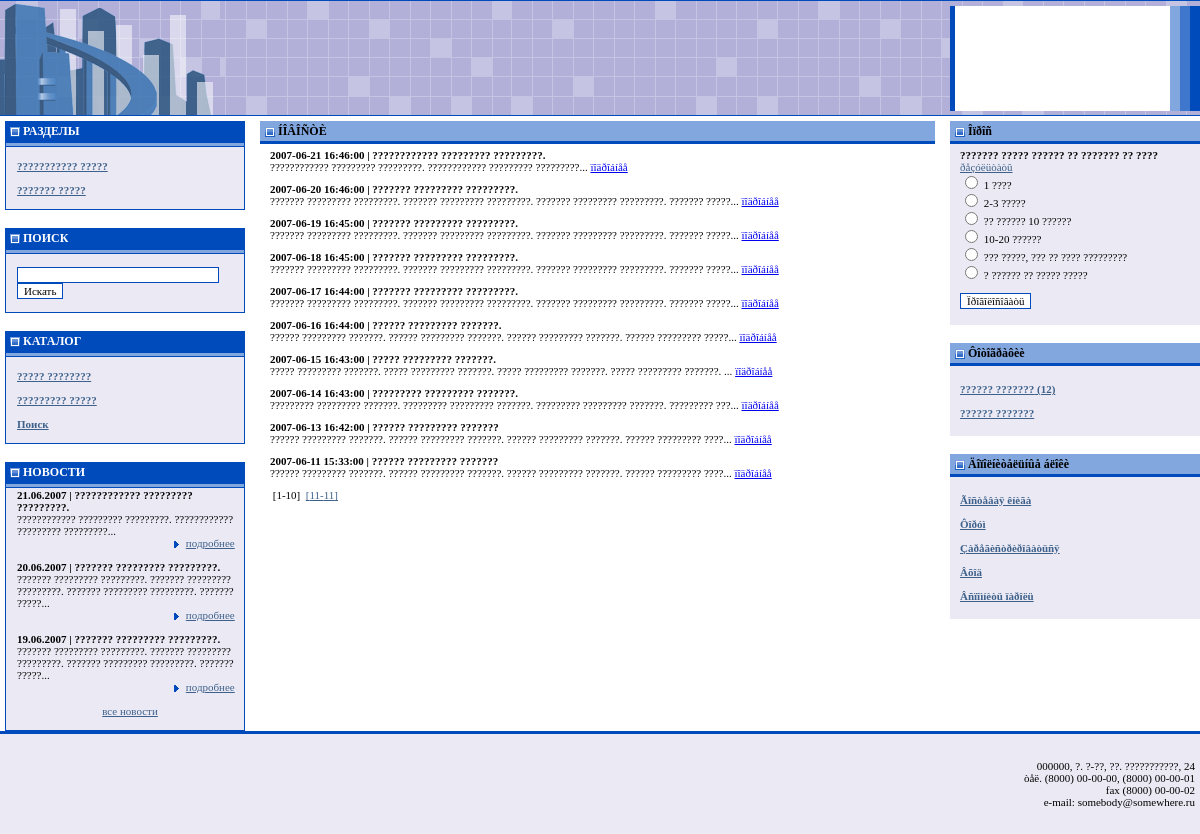
The app's page /source/news.php with its own data.
### tables this page shows
CREATE TABLE system_menu_catalog (
  id_catalog int(11) NOT NULL auto_increment,
  `name` tinytext NOT NULL,
  description text NOT NULL,
  keywords tinytext NOT NULL,
  modrewrite tinytext NOT NULL,
  pos int(11) NOT NULL default '0',
  hide enum('show','hide') NOT NULL default 'show',
  id_parent int(11) NOT NULL default '0',
  PRIMARY KEY  (id_catalog)
);

CREATE TABLE system_catalog (
  id_catalog int(11) NOT NULL auto_increment,
  `name` tinytext NOT NULL,
  description text NOT NULL,
  keywords tinytext NOT NULL,
  modrewrite tinytext NOT NULL,
  pos int(11) NOT NULL default '0',
  hide enum('show','hide') NOT NULL default 'show',
  id_parent int(11) NOT NULL default '0',
  PRIMARY KEY  (id_catalog)
);

CREATE TABLE system_news (
  id_news int(11) NOT NULL auto_increment,
  `name` tinytext NOT NULL,
  body text NOT NULL,
  putdate datetime NOT NULL default '0000-00-00 00:00:00',
  url tinytext NOT NULL,
  urltext tinytext NOT NULL,
  urlpict tinytext NOT NULL,
  hide enum('show','hide') NOT NULL default 'show',
  PRIMARY KEY  (id_news),
  FULLTEXT KEY `name` (`name`,body)
);

CREATE TABLE system_poll (
  id_catalog int(11) NOT NULL auto_increment,
  `name` text,
  archive enum('archive','active') NOT NULL default 'archive',
  hide enum('show','hide') NOT NULL default 'show',
  putdate datetime default NULL,
  PRIMARY KEY  (id_catalog)
);

CREATE TABLE system_poll_answer (
  id_position int(10) NOT NULL auto_increment,
  `name` text,
  pos int(4) default NULL,
  hits int(11) default NULL,
  id_catalog int(11) default NULL,
  PRIMARY KEY  (id_position)
);

CREATE TABLE system_photo_catalog (
  id_catalog int(11) NOT NULL auto_increment,
  `name` tinytext NOT NULL,
  description text NOT NULL,
  hide enum('show','hide') NOT NULL default 'show',
  pos int(11) NOT NULL,
  PRIMARY KEY  (id_catalog)
);

### source/news.php (the view, shortened to what the rows shown need)
<?php
  require_once("config/config.php");
  require_once("dmn/utils/utils.print_page.php");
  try
  {
    if(empty($_GET['id_news']))
    {
      $pnumber = 10;
      $page_link = 3;
      $obj = new pager_mysql($tbl_news,
                             "",
                             "ORDER BY putdate DESC",
                             $pnumber,
                             $page_link);
      require_once ("templates/top.php");
      $news = $obj->get_page();
      if(!empty($news))
      {
        $patt = array("[b]", "[/b]", "[i]", "[/i]");
        $repl = array("", "", "", "");
        $pattern_url = "|\[url[^\]]*\]|";
        $pattern_b_url = "|\[/url[^\]]*\]|";
        for($i = 0; $i < count($news); $i++)
        {
          if(strlen($news[$i]['body']) > 100)
          {
            $news[$i]['body'] = substr($news[$i]['body'], 0, 100)."...";
            $news[$i]['body'] = str_replace($patt,
                                            $repl, $news[$i]['body']);
            $news[$i]['body'] = preg_replace($pattern_url,
                                             "", $news[$i]['body']);
            $news[$i]['body'] = preg_replace($pattern_b_url,
                                             "", $news[$i]['body']);
          }
          echo "<div class=main_txt><b>".$news[$i]['putdate']." | ".
                print_page($news[$i]['name'])."</b>
                <br>".print_page($news[$i]['body'])."
                <a href=\"news.php?id_news=".$news[$i]['id_news']."\" >
                   ïîäðîáíåå
                 </a>
                <br></div>";
        }
      }
    }
    require_once ("templates/bottom.php");
  }
  catch(ExceptionMySQL $exc)
  {
    require_once("exception_mysql_debug.php");
  }
  catch(ExceptionMySQL $exc)
  {
    require_once("exception_mysql_debug.php");
  }
  catch(ExceptionMember $exc)
  {
    require_once("exception_member_debug.php");
  }
?>

### source/templates/top.php (shortened to what the rows shown need)
<?php
  require_once("config/config.php");
  require_once("dmn/utils/utils.print_page.php");
?>
<html>
<head>
<link href="site.css" rel="stylesheet" type="text/css">
</head>
<body bgcolor="#FFFFFF" text="#000000" topmargin="0" bottommargin="0" rightmargin="0" leftmargin="0" marginwidth="0" marginheight="0">
<table width="100%" height="100%" border="0" cellpadding="0" cellspacing="0">
<tr>
<td valign="top">
<table width="100%" border="0" cellspacing="0" cellpadding="0">
<tr>
<td width="250" align="center" valign="top" style="padding-top: 5px;">
<table width="240" border="0" cellpadding="0" cellspacing="0" bgcolor="#004BBC">
<tr>
<td>
<table width="100%" border="0" cellspacing="1" cellpadding="1">
<tr>
<tr>
<td bgcolor="#EBEAF4">
<table width="100%" border="0" cellspacing="0" cellpadding="0">
<tr>
  <td width="100%" height="25" align="left" class="in_input_txt"><br>
  <?php
    $query = "SELECT * FROM $tbl_catalog
              WHERE hide = 'show' AND id_parent = 0
              ORDER BY pos";
    $cat = mysql_query($query);
    if(mysql_num_rows($cat))
    {
      while($catalog = mysql_fetch_array($cat))
      {
        echo "<b><a href=index.php?id_catalog=$catalog[id_catalog]
                    class=\"rightpanel_lnk\">$catalog[name]</a></b><br><br>";
      }
    }
  ?>
  </td>
</tr>
</table>
</td>
</tr>
</table>
</td>
</tr>
</table>
<br>
<br>
<table width="240" border="0" cellpadding="0" cellspacing="0" bgcolor="#004BBC">
<tr>
<td>
<table width="100%" border="0" cellspacing="1" cellpadding="1">
<tr>
<tr>
<td bgcolor="#EBEAF4">
<table width="100%" border="0" cellspacing="0" cellpadding="0">
<tr>
  <td width="100%" height="25" align="left" class="in_input_txt"><br>
  <?php
    $query = "SELECT * FROM $tbl_cat_catalog
              WHERE hide = 'show' AND id_parent = 0
              ORDER BY pos";
    $cat = mysql_query($query);
    if(mysql_num_rows($cat))
    {
      while($catalog = mysql_fetch_array($cat))
      {
        echo "<b><a href=index.php?id_catalog=$catalog[id_catalog]
                    class=\"rightpanel_lnk\">$catalog[name]</a></b><br><br>";
      }
      echo "<b><a href=catalog_search.php
                  class=\"rightpanel_lnk\">Поиск</a></b><br><br>";
    }
  ?>
  </td>
</tr>
</table>
</td>
</tr>
</table>
</td>
</tr>
</table>
<br>
<table width="240" border="0" cellpadding="0" cellspacing="0" bgcolor="#004BBC">
<tr>
<td>
<table width="100%" border="0" cellspacing="1" cellpadding="1">
<tr>
<tr>
<td bgcolor="#EBEAF4">
<table width="100%" border="0" cellspacing="0" cellpadding="0">
<tr>
  <td width="100%" height="25" align="left" class="in_input_txt">
  <?php
    $query = "SELECT id_news,
                     name,
                     body,
                     DATE_FORMAT(putdate,'%d.%m.%Y') as putdate_format,
                     url,
                     urltext,
                     urlpict,
                     hide
              FROM $tbl_news
              WHERE hide = 'show'
              ORDER BY putdate DESC
              LIMIT 3";
    $new = mysql_query($query);
    if(mysql_num_rows($new))
    {
      $patt = array("[b]", "[/b]", "[i]", "[/i]");
      $repl = array("", "", "", "");
      $pattern_url = "|\[url[^\]]*\]|";
      $pattern_b_url = "|\[/url[^\]]*\]|";
      while($news_up = mysql_fetch_array($new))
      {
        if(strlen($news_up['body']) > 100)
        {
          $news_up['body'] = substr($news_up['body'], 0, 100)."...";
          $news_up['body'] = str_replace($patt, $repl, $news_up['body']);
          $news_up['body'] = preg_replace($pattern_url, "", $news_up['body']);
          $news_up['body'] = preg_replace($pattern_b_url, "", $news_up['body']);
        }
        echo "<b>$news_up[putdate_format] | ".print_page($news_up['name'])."</b>
            <br>
            ".print_page($news_up['body'])."
            <div align=\"right\">
              <a href=\"news.php?id_news=$news_up[id_news]\"
                 class=\"rightpanel_lnk\">
                 <img src=\"dataimg/dot_lnk.gif\" hspace=\"6\" border=\"0\" align=\"absmiddle\">подробнее</a>&nbsp;&nbsp;&nbsp;
            </div>
            <br>";
      }
    }
    echo "<div align=\"center\">
            <a href=\"news.php\"
               class=\"rightpanel_lnk\">все новости</a><br>
          </div><br>";
  ?>
  </td>
</tr>
</table>
</td>
</tr>
</table>
</td>
</tr>
</table>
</td>
<td valign="top" style="padding-top: 5px; padding-left: 10px; padding-right: 15px; padding-bottom: 10px;">

### source/dmn/utils/utils.print_page.php (shortened to what the rows shown need)
<?php
  function print_page($postbody)
  {
    $postbody = preg_replace_callback(
              "|([a-zà-ÿ\d!]{35,})|i",
              "split_text",
              $postbody);
    $postbody = htmlspecialchars($postbody, ENT_QUOTES);
    $pattern = "#\[b\](.+)\[\/b\]#isU";
    $postbody = preg_replace($pattern,
                             '<b>\\1</b>',
                             $postbody);
    $pattern = "#\[i\](.+)\[\/i\]#isU";
    $postbody = preg_replace($pattern,
                             '<i>\\1</i>',
                             $postbody);
    $pattern = "#\[u\](.+)\[\/u\]#isU";
    $postbody = preg_replace($pattern,
                             '<u>\\1</u>',
                             $postbody);
    $pattern = "#\[sup\](.+)\[\/sup\]#isU";
    $postbody = preg_replace($pattern,
                             '<sup>\\1</sup>',
                             $postbody);
    $pattern = "#\[sub\](.+)\[\/sub\]#isU";
    $postbody = preg_replace($pattern,
                             '<sub>\\1</sub>',
                             $postbody);
    $pattern = "#\[url\][\s]*([\S]*)[\s]*\[\/url\]#si";
    $postbody = preg_replace_callback($pattern,
               "url_replace",
                $postbody);
    $pattern = "#\[url[\s]*=[\s]*([\S]+)[\s]*\][\s]*([^\[]*)\[/url\]#isU";
    $postbody = preg_replace_callback($pattern,
               "url_replace_name",
                $postbody);
    return $postbody;
  }
?>

### source/templates/bottom.php (shortened to what the rows shown need)
</td>
<td width="250" valign="top" style="padding-top: 5px;">
<table width="100%" border="0" cellpadding="0" cellspacing="0">
<tr>
<td bgcolor="#EBEAF4" class="rightpanel_txt">
  <?php
    $query = "SELECT * FROM $tbl_poll
              WHERE archive = 'active' AND
      	            hide = 'show'";
    $pol = mysql_query($query);
    if(mysql_num_rows($pol))
    {
      $poll = mysql_fetch_array($pol);
      echo "<b>$poll[name]</b><br>
            <a class=\"rightpanel_lnk\" href=poll.php>ðåçóëüòàòû</a>";
      $query = "SELECT * FROM $tbl_poll_answer
                WHERE id_catalog = $poll[id_catalog]
                ORDER BY pos";
      $ans = mysql_query($query);
      if(mysql_num_rows($ans))
      {
        echo "<form action=poll.php method=post>";
        while($answers = mysql_fetch_array($ans))
        {
          echo "<input type=radio name=id_position value=\"$answers[id_position]\"> $answers[name]<br>";
        }
        echo "<br><input class=in_input type=submit value=Ïðîãîëîñîâàòü>";
        echo "</form>";
      }
    }
  ?>
</td>
</tr>
<tr>
<td bgcolor="#EBEAF4" class="rightpanel_txt"><br>
<?php
  $query = "SELECT * FROM $tbl_photo_catalog
            WHERE hide = 'show'";
  $cat = mysql_query($query);
  if(mysql_num_rows($cat) > 1)
  {
    while($catalog_photo = mysql_fetch_array($cat))
    {
      $query = "SELECT COUNT(*) FROM $tbl_photo_position
                WHERE id_catalog = $catalog_photo[id_catalog] AND
                      hide = 'show'";
      $cnt = mysql_query($query);
      $total = mysql_result($cnt, 0);
      if($total > 0) $total = "&nbsp;($total)";
      else $total = "";
      echo "<b><a href=gallery.php?id_catalog=$catalog_photo[id_catalog]
                    class=\"rightpanel_lnk\">".
           "{$catalog_photo[name]}$total</a></b><br><br>";
    }
  }
?>
</td>
</tr>
</table>
</td>
</tr>
</table>
</td>
</tr>
</table>
</body>
</html>

### records on screen
system_menu_catalog: name "??????????? ?????"
system_menu_catalog: name "??????? ?????"
system_catalog: name "????? ????????"
system_catalog: name "????????? ?????"
system_news: news_up "21.06.2007", name "???????????? ????????? ?????????. ???????????? ????????? ?????????. ???????????? ????????? ?????????...", putdate "2007-06-21 16:46:00", name "???????????? ????????? ?????????."
system_news: news_up "20.06.2007", name "??????? ????????? ?????????. ??????? ????????? ?????????. ??????? ????????? ?????????. ??????? ????????? ?????????. ??????? ?????...", putdate "2007-06-20 16:46:00", name "??????? ????????? ?????????."
system_news: news_up "19.06.2007", name "??????? ????????? ?????????. ??????? ????????? ?????????. ??????? ????????? ?????????. ??????? ????????? ?????????. ??????? ?????...", putdate "2007-06-19 16:45:00", name "??????? ????????? ?????????."
system_news: putdate "2007-06-18 16:45:00", name "??????? ????????? ?????????."
system_news: putdate "2007-06-17 16:44:00", name "??????? ????????? ?????????."
system_news: putdate "2007-06-16 16:44:00", name "?????? ????????? ???????."
system_news: putdate "2007-06-15 16:43:00", name "????? ????????? ???????."
system_news: putdate "2007-06-14 16:43:00", name "????????? ????????? ???????."
system_news: putdate "2007-06-13 16:42:00", name "?????? ????????? ???????"
system_news: putdate "2007-06-11 15:33:00", name "?????? ????????? ???????"
system_poll: name "??????? ????? ?????? ?? ??????? ?? ????"
system_poll_answer: name "1 ????"
system_poll_answer: name "2-3 ?????"
system_poll_answer: name "?? ?????? 10 ??????"
system_poll_answer: name "10-20 ??????"
system_poll_answer: name "??? ?????, ??? ?? ???? ?????????"
system_poll_answer: name "? ?????? ?? ????? ?????"
system_photo_catalog: name "?????? ???????", total "(12)"
system_photo_catalog: name "?????? ???????"

### other values on screen
$title "ÍÎÂÎÑÒÈ"
$this->get_total() "11"
implode("<br>", $adr_arr) "000000, ?. ?-??, ??. ???????????, 24 òåë. (8000) 00-00-00, (8000) 00-00-01 fax (8000) 00-00-02 e-mail: somebody@somewhere.ru"
